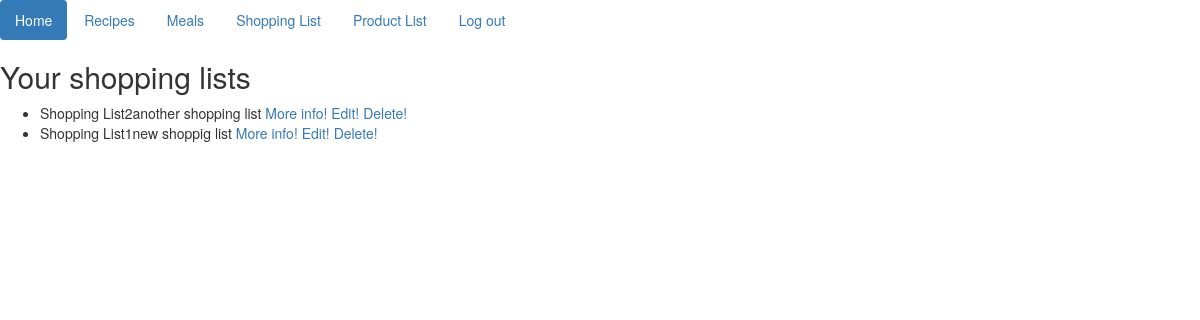
/shopping_lists/ (signed in), run on an earlier commit of the app's database.
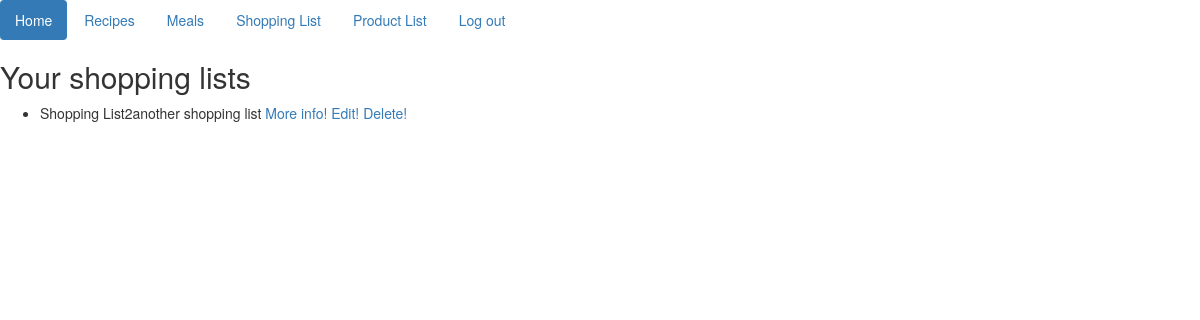
And on a later commit of the database.
### recipe/models.py (models this page shows)
class ShoppingList(models.Model):
    name = models.CharField(max_length=200)
    user = models.ForeignKey(User, on_delete=models.CASCADE)
    description = models.CharField(max_length=200)
    items = models.ManyToManyField(Ingredient)
    class Meta:
        ordering = ["-id"]
    def __str__(self):
        return self.name + self.description

### website/views.py (the view)
# urls.py: url(r'^shopping_lists/', ShowShoppingLists.as_view()),
class ShowShoppingLists(ListView):
    context_object_name = 'shopping_list'
    queryset = ShoppingList.objects.all()
    def get_context_data(self, **kwargs):
        queryset = ShoppingList.objects.filter(user=self.request.user)
        context = {
            'paginator': None,
            'page_obj': None,
            'is_paginated': False,
            'object_list': queryset,
        }
        context.update(kwargs)
        return context

### templates/recipe/shoppinglist_list.html
{% extends "index.html" %}
{% block content %}
    <h2>Your shopping lists</h2>
    <ul>
        {% for shopping_list in object_list %}
            <li>{{ shopping_list }} <a href="/shopping_list/{{ shopping_list.id }}">More info!</a> <a
                    href="/edit_shopping_list/{{ shopping_list.id }}">Edit!</a> <a
                    href="/delete_shopping_list/{{ shopping_list.id }}">Delete!</a></li>
        {% endfor %}
    </ul>
{% endblock %}

What changed in the data, as far as the page shows it:
removed ShoppingList: name+description "Shopping List1new shoppig list"
